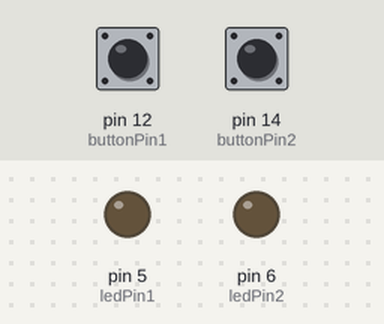
Simulated run of this sketch. Board: Arduino Uno, built with avr-gcc and run on an emulated ATmega328P. Parts: output pins drawn as LEDs (lit = HIGH). The test bench sets the inputs (shaded band); at power-on: pin 12 (buttonPin1) LOW, pin 14 (buttonPin2) LOW.

Above: at 1.2 s.
1.3 s: pin 12 (buttonPin1) pulled HIGH for 0.15 s
At 2.5 s:
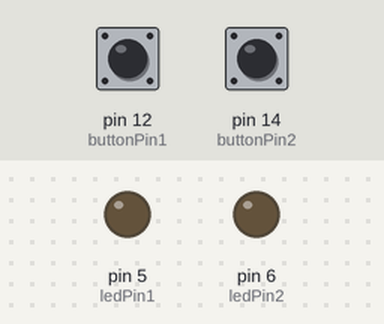
3.0 s: pin 14 (buttonPin2) pulled HIGH for 0.15 s
At 3.8 s:
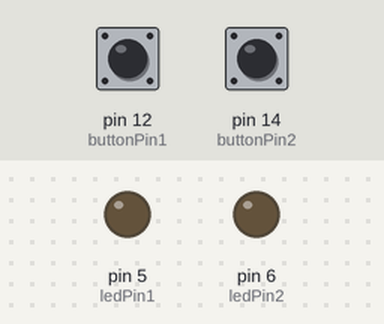
4.7 s: pin 12 (buttonPin1) pulled HIGH for 1 s
At 5.2 s:
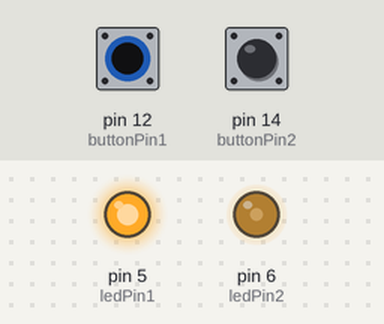
7.2 s: pin 12 (buttonPin1) pulled HIGH for 3.2 s
At 10.7 s:
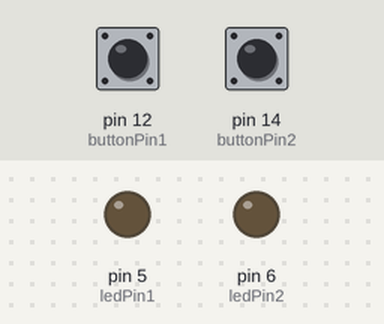
11.9 s: pin 14 (buttonPin2) pulled HIGH for 3.2 s
At 13.1 s:
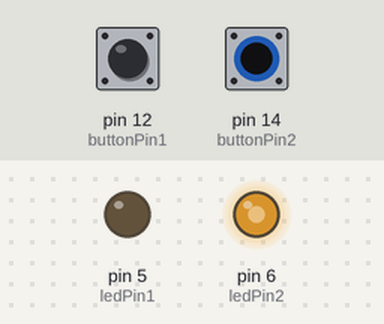
16.6 s: pin 12 (buttonPin1) driven HIGH and pin 14 (buttonPin2) driven HIGH
At 17.6 s:
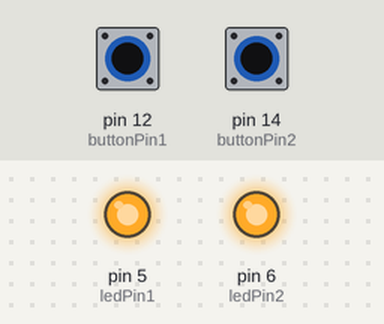
Timing chart, 0 to 19.1 s (numbered marks = the images above; inputs shaded):
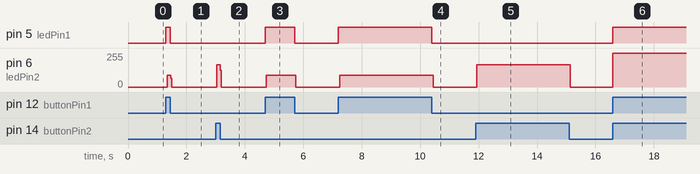

The sketch:

projek.ino
```cpp
const int ledPin1 = 5;
const int ledPin2 = 6;
const int buttonPin1= 12;
const int buttonPin2=14;


void setup (){
    Serial.begin (9600);
    pinMode (ledPin2, OUTPUT);
    pinMode(ledPin1, OUTPUT);
    pinMode(buttonPin1,INPUT);
    pinMode(buttonPin2, INPUT);
}

void loop() {
      if (digitalRead(buttonPin1) == HIGH) { // Jika button ditekan
      digitalWrite(ledPin1, HIGH); // Nyalakan LED 1
      digitalWrite (ledPin2, HIGH); // Nyalakan LED 2
  }      else { // Jika button tidak ditekan
         digitalWrite(ledPin1, LOW); // Matikan LED 1
         digitalWrite (ledPin2, LOW); // Matikan LED 2
 }
      if(digitalRead(buttonPin2)==HIGH){
      digitalWrite (ledPin2, HIGH); // nyalakan LED 2
    }
         else{//jika button tidak ditekan
         digitalWrite (ledPin2, LOW); // Matikan LED 2

    }

}
```

Measured:
- after the input at 1.3 s, pin 5 (ledPin1): LOW → HIGH at once, → LOW 0.15 s later; pin 6 (ledPin2): 0/255 → 88/255 at once, → 0/255 0.12 s later
- after the input at 3.0 s, pin 6 (ledPin2): 0/255 → 168/255 at once, → 0/255 0.12 s later
- after the input at 4.7 s, pin 5 (ledPin1): LOW → HIGH at once, → LOW 1.0 s later; pin 6 (ledPin2): 0/255 → 88/255 at once, → 0/255 1.0 s later
- after the input at 7.2 s, pin 5 (ledPin1): LOW → HIGH at once, → LOW 3.2 s later; pin 6 (ledPin2): 0/255 → 88/255 at once, → 0/255 3.2 s later
- after the input at 11.9 s, pin 6 (ledPin2): 0/255 → 168/255 at once, → 0/255 3.2 s later
- after the input at 16.6 s, pin 5 (ledPin1): LOW → HIGH at once; pin 6 (ledPin2): 0/255 → 255/255 at once
